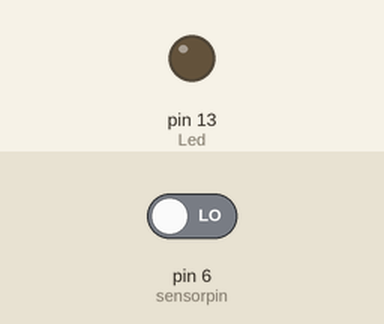
A sketch run on a simulated Arduino Uno, built with avr-gcc and run on an emulated ATmega328P. Shown: output pins drawn as LEDs (lit = HIGH). Inputs (shaded band) come from the test bench; at power-on: pin 6 (sensorpin) LOW.

Above: at 1.2 s.
1.3 s: pin 6 (sensorpin) driven HIGH
At 2.5 s:
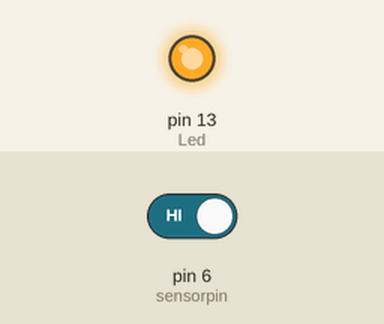
2.8 s: pin 6 (sensorpin) driven LOW
At 3.8 s:
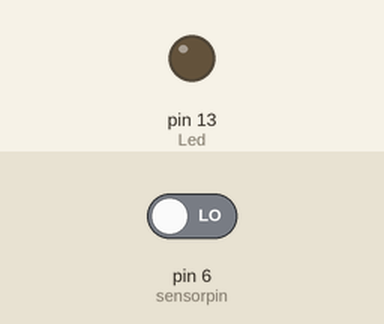
Timing chart, 0 to 5.8 s (numbered marks = the images above; inputs shaded):
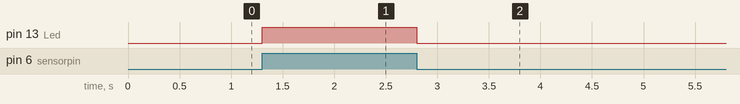

The sketch:

avoid.ino
```cpp
int Led = 13; // define LED Interface
int sensorpin = 6; // define the obstacle avoidance sensor interface
int val; // define numeric variables val

void setup () {
  pinMode (Led, OUTPUT); // define LED as output interface
  pinMode (sensorpin, INPUT); // define the obstacle avoidance sensor output interface
}

void loop () {
  val = digitalRead (sensorpin); // digital interface will be assigned a value of 3 to read val
  if (val == HIGH) { // When the obstacle avoidance sensor detects a signal, LED flashes
    digitalWrite (Led, HIGH);
  } else {
    digitalWrite (Led, LOW);
  }
}
```

Measured:
- after the input at 1.3 s, pin 13 (Led): LOW → HIGH at once
- after the input at 2.8 s, pin 13 (Led): HIGH → LOW at once
